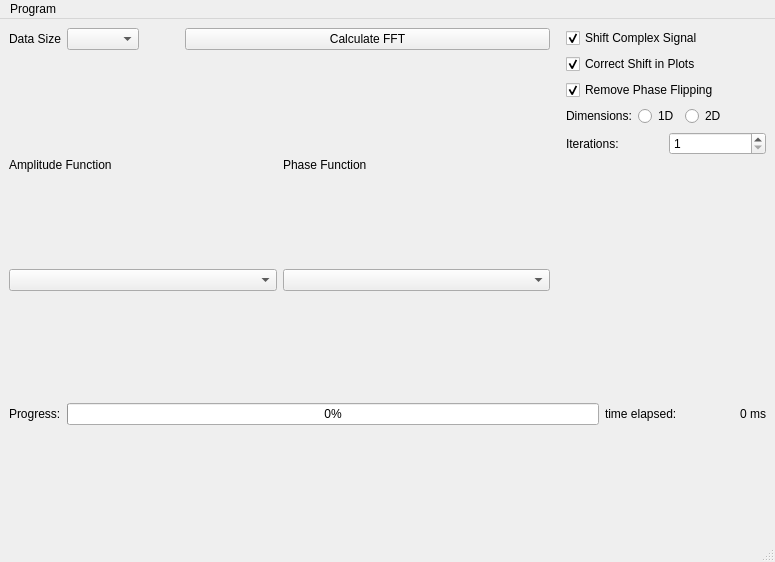
<?xml version="1.0" encoding="UTF-8"?>
<ui version="4.0">
 <class>MainWindow</class>
 <widget class="QMainWindow" name="MainWindow">
  <property name="geometry">
   <rect>
    <x>0</x>
    <y>0</y>
    <width>775</width>
    <height>562</height>
   </rect>
  </property>
  <property name="windowTitle">
   <string>FFT Demo</string>
  </property>
  <widget class="QWidget" name="centralwidget">
   <layout class="QGridLayout" name="gridLayout">
    <item row="0" column="3" rowspan="2">
     <layout class="QVBoxLayout" name="verticalLayout">
      <property name="spacing">
       <number>6</number>
      </property>
      <property name="leftMargin">
       <number>10</number>
      </property>
      <item>
       <widget class="QCheckBox" name="checkBoxPhaseShift">
        <property name="text">
         <string>Shift Complex Signal</string>
        </property>
        <property name="checked">
         <bool>true</bool>
        </property>
       </widget>
      </item>
      <item>
       <widget class="QCheckBox" name="checkBoxCorrectShiftDisplay">
        <property name="text">
         <string>Correct Shift in Plots</string>
        </property>
        <property name="checked">
         <bool>true</bool>
        </property>
       </widget>
      </item>
      <item>
       <widget class="QCheckBox" name="checkBoxPhaseUnwrap">
        <property name="text">
         <string>Remove Phase Flipping</string>
        </property>
        <property name="checked">
         <bool>true</bool>
        </property>
       </widget>
      </item>
      <item>
       <layout class="QHBoxLayout" name="horizontalLayout">
        <item>
         <widget class="QLabel" name="label_3">
          <property name="text">
           <string>Dimensions:</string>
          </property>
         </widget>
        </item>
        <item>
         <widget class="QRadioButton" name="radioButton1D">
          <property name="text">
           <string>1D</string>
          </property>
         </widget>
        </item>
        <item>
         <widget class="QRadioButton" name="radioButton2D">
          <property name="text">
           <string>2D</string>
          </property>
         </widget>
        </item>
        <item>
         <spacer name="horizontalSpacer_2">
          <property name="orientation">
           <enum>Qt::Horizontal</enum>
          </property>
          <property name="sizeType">
           <enum>QSizePolicy::Preferred</enum>
          </property>
          <property name="sizeHint" stdset="0">
           <size>
            <width>40</width>
            <height>20</height>
           </size>
          </property>
         </spacer>
        </item>
       </layout>
      </item>
      <item>
       <layout class="QHBoxLayout" name="horizontalLayout_2">
        <item>
         <widget class="QLabel" name="label_2">
          <property name="text">
           <string>Iterations: </string>
          </property>
         </widget>
        </item>
        <item>
         <widget class="QSpinBox" name="spinBoxIterations">
          <property name="sizePolicy">
           <sizepolicy hsizetype="Minimum" vsizetype="Fixed">
            <horstretch>0</horstretch>
            <verstretch>0</verstretch>
           </sizepolicy>
          </property>
          <property name="minimum">
           <number>1</number>
          </property>
          <property name="maximum">
           <number>100</number>
          </property>
         </widget>
        </item>
       </layout>
      </item>
      <item>
       <spacer name="verticalSpacer">
        <property name="orientation">
         <enum>Qt::Vertical</enum>
        </property>
        <property name="sizeHint" stdset="0">
         <size>
          <width>20</width>
          <height>40</height>
         </size>
        </property>
       </spacer>
      </item>
     </layout>
    </item>
    <item row="2" column="0" colspan="4">
     <layout class="QGridLayout" name="gridLayoutPlots"/>
    </item>
    <item row="1" column="0" colspan="3">
     <layout class="QGridLayout" name="gridLayout_3">
      <property name="topMargin">
       <number>10</number>
      </property>
      <item row="2" column="0">
       <layout class="QVBoxLayout" name="verticalLayoutAmplitude"/>
      </item>
      <item row="2" column="1">
       <layout class="QVBoxLayout" name="verticalLayoutPhase">
        <property name="topMargin">
         <number>0</number>
        </property>
       </layout>
      </item>
      <item row="0" column="1">
       <widget class="QLabel" name="label_PhaseFunction">
        <property name="text">
         <string>Phase Function</string>
        </property>
       </widget>
      </item>
      <item row="0" column="0">
       <widget class="QLabel" name="label_AmplFunctio">
        <property name="text">
         <string>Amplitude Function</string>
        </property>
       </widget>
      </item>
      <item row="1" column="0">
       <widget class="QComboBox" name="comboBoxFunctionsAmplitude">
        <property name="sizePolicy">
         <sizepolicy hsizetype="Expanding" vsizetype="Fixed">
          <horstretch>5</horstretch>
          <verstretch>0</verstretch>
         </sizepolicy>
        </property>
       </widget>
      </item>
      <item row="1" column="1">
       <widget class="QComboBox" name="comboBoxFunctionsPhase">
        <property name="sizePolicy">
         <sizepolicy hsizetype="Expanding" vsizetype="Fixed">
          <horstretch>5</horstretch>
          <verstretch>0</verstretch>
         </sizepolicy>
        </property>
       </widget>
      </item>
     </layout>
    </item>
    <item row="0" column="0" colspan="3">
     <layout class="QGridLayout" name="gridLayout_2">
      <property name="sizeConstraint">
       <enum>QLayout::SetDefaultConstraint</enum>
      </property>
      <item row="0" column="3">
       <widget class="QPushButton" name="pushButtonStartFFT">
        <property name="sizePolicy">
         <sizepolicy hsizetype="Minimum" vsizetype="Fixed">
          <horstretch>5</horstretch>
          <verstretch>0</verstretch>
         </sizepolicy>
        </property>
        <property name="text">
         <string>Calculate FFT</string>
        </property>
       </widget>
      </item>
      <item row="0" column="0">
       <widget class="QLabel" name="label">
        <property name="text">
         <string>Data Size</string>
        </property>
       </widget>
      </item>
      <item row="0" column="1">
       <widget class="QComboBox" name="comboBoxDataPoints">
        <property name="sizePolicy">
         <sizepolicy hsizetype="Maximum" vsizetype="Fixed">
          <horstretch>5</horstretch>
          <verstretch>0</verstretch>
         </sizepolicy>
        </property>
       </widget>
      </item>
      <item row="0" column="2">
       <spacer name="horizontalSpacer">
        <property name="orientation">
         <enum>Qt::Horizontal</enum>
        </property>
        <property name="sizeHint" stdset="0">
         <size>
          <width>40</width>
          <height>20</height>
         </size>
        </property>
       </spacer>
      </item>
     </layout>
    </item>
    <item row="3" column="0" colspan="4">
     <layout class="QHBoxLayout" name="horizontalLayout_3">
      <item>
       <widget class="QLabel" name="label_4">
        <property name="text">
         <string>Progress:</string>
        </property>
       </widget>
      </item>
      <item>
       <widget class="QProgressBar" name="progressBar">
        <property name="value">
         <number>0</number>
        </property>
       </widget>
      </item>
      <item>
       <widget class="QLabel" name="label_5">
        <property name="text">
         <string>time elapsed: </string>
        </property>
       </widget>
      </item>
      <item>
       <widget class="QLabel" name="labelTimeElapsed">
        <property name="minimumSize">
         <size>
          <width>80</width>
          <height>0</height>
         </size>
        </property>
        <property name="text">
         <string>0 ms</string>
        </property>
        <property name="alignment">
         <set>Qt::AlignRight|Qt::AlignTrailing|Qt::AlignVCenter</set>
        </property>
        <property name="margin">
         <number>10</number>
        </property>
       </widget>
      </item>
     </layout>
    </item>
   </layout>
  </widget>
  <widget class="QMenuBar" name="menubar">
   <property name="geometry">
    <rect>
     <x>0</x>
     <y>0</y>
     <width>775</width>
     <height>21</height>
    </rect>
   </property>
   <widget class="QMenu" name="menuProgram">
    <property name="title">
     <string>Program</string>
    </property>
    <addaction name="actionQuit"/>
   </widget>
   <addaction name="menuProgram"/>
  </widget>
  <widget class="QStatusBar" name="statusbar"/>
  <action name="actionQuit">
   <property name="text">
    <string>Quit</string>
   </property>
  </action>
 </widget>
 <resources/>
 <connections/>
</ui>
